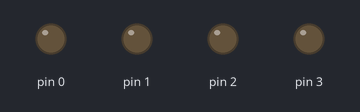
Recording of a sketch running on a simulated Arduino Uno, built with avr-gcc and run on an emulated ATmega328P. Shown: output pins drawn as LEDs (lit = HIGH).

Above: at 0.17 s.
At 0.87 s:
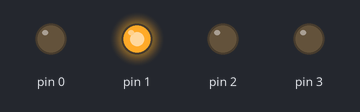
At 1.57 s:
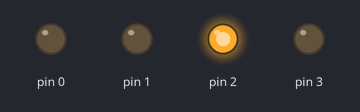
At 3.32 s:
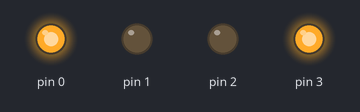
At 5.42 s:
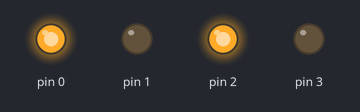
At 7.52 s:
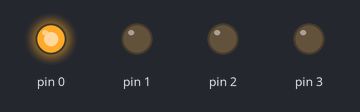
Timing chart, 0 to 8.1 s (numbered marks = the images above):
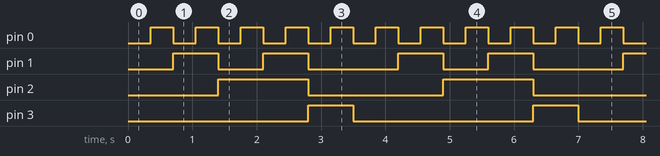

The sketch:

SA3_SeteSegmentosCerto.ino
```cpp
int timer = 350;
int pino;
int cnt;
void setup() {
  for (pino = 0; pino < 4; pino ++) {
    pinMode(pino, OUTPUT);
  }
}

void loop()
{
  for (cnt = 0; cnt < 10; cnt++) {
  PORTD = cnt;
  delay(timer);
  }
}
```

Measured:
- by itself, pin 0: alternates HIGH for 0.35 s and LOW for 0.35 s
- by itself, pin 1: repeats every 3.5 s: LOW 0.70 s, HIGH 0.70 s, LOW 1.4 s, HIGH 0.70 s
- by itself, pin 2: alternates HIGH for 1.4 s and LOW for 2.1 s
- by itself, pin 3: alternates HIGH for 0.70 s and LOW for 2.8 s
